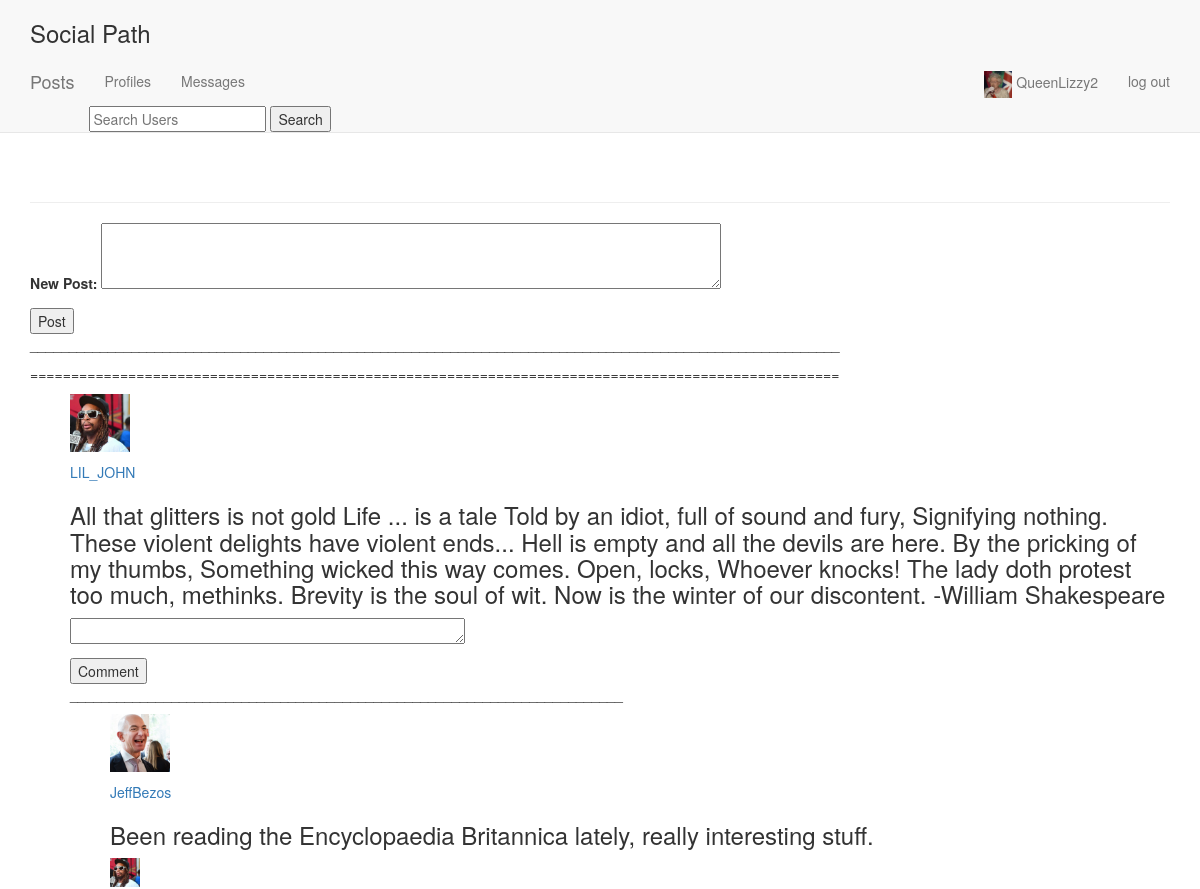
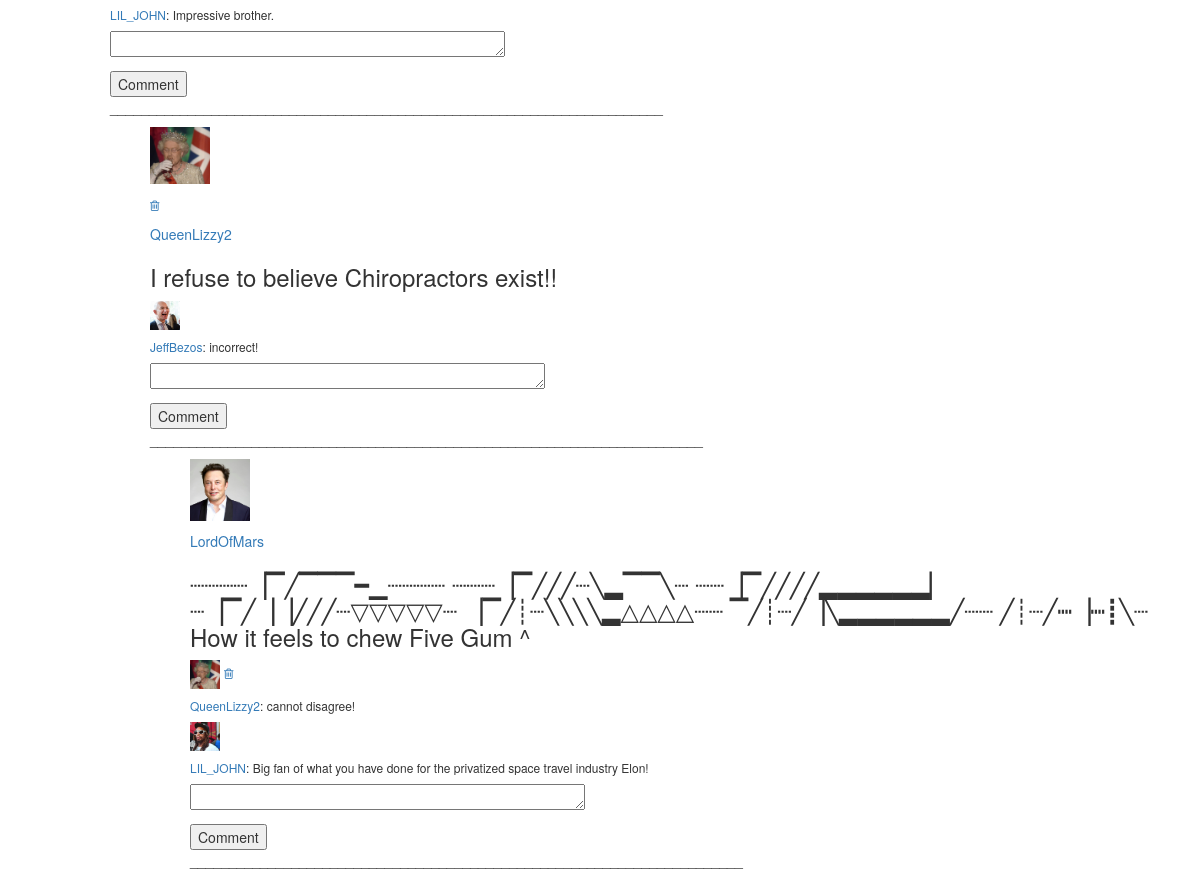
The page /users/disp_post/ (signed in) on the database its author committed (2 pictures, top to bottom).
### users/models.py (models this page shows, shortened)
class ProfilePhoto(models.Model):
    owner = models.OneToOneField(User, on_delete=models.CASCADE, primary_key=True)
    profile_image = models.ImageField(upload_to='images/')
    def get_photo_url(self):
        if self.profile_image and hasattr(self.profile_image, 'url'):
            return self.profile_image.url
        else:
            return "images/users.png"

class User_Post(models.Model):
    owner = models.ForeignKey(User, on_delete=models.CASCADE)
    post_text = models.TextField(max_length=200)
    date_added = models.DateTimeField(auto_now=False, auto_now_add=True)
    def __str__(self):
        return self.post_text

class Comment(models.Model):
    owner = models.ForeignKey(User, on_delete=models.CASCADE)
    post = models.ForeignKey(
    User_Post,
    on_delete=models.CASCADE,
    )
    text = models.TextField()
    date_added = models.DateTimeField(auto_now_add=True)
    class Meta:
        verbose_name_plural = 'comments'

### users/views.py (the view)
# urls.py: path('disp_post/', views.disp_post, name='disp_post'),
@login_required
def disp_post(request):
    form = Post_()
    com_form = CommentForm()
    posts_ = []
    posts = User_Post.objects.all().order_by('-date_added')
    for post in posts.order_by('-date_added'):
        p = {'profile_photo' : ProfilePhoto.objects.get(owner=post.owner.id), 'post' : post, 'comments' : Comment.objects.filter(post=post.id)}
        posts_.append(p)
    context = {'posts_' : posts_, 'form' : form, 'com_form' : com_form}
    return render(request, 'users/posts1.html', context)

### users/forms.py
class Post_(forms.ModelForm):
    post_text = forms.CharField(label='New Post:', max_length=500,
        widget=forms.Textarea(attrs={'rows':'3', 'cols': '80'}))
    class Meta:
        model = User_Post
        fields = ('post_text',)

class CommentForm(forms.ModelForm):
    text = forms.CharField(label='', max_length=500,
        widget=forms.Textarea(attrs={'rows':'1', 'cols': '50'}))
    class Meta:
        model = Comment
        fields = ['text']
        labels = {'text': ''}

### users/templates/users/posts1.html (shortened to what this page needs)
{% extends "learning_logs/base.html" %}
{% block content %}
  <link rel="stylesheet" href="https://cdnjs.cloudflare.com/ajax/libs/font-awesome/4.7.0/css/font-awesome.min.css">
  <p>
  <form action="{% url 'users:user_post' %}" method='POST'>
    {{ form.as_p }}
    <button type="submit">Post</button>
  </form>
  <p>________________________________________________________________________________________________________</p>
  <p>===================================================================================================</p>
  </p>
  {% for post in posts_ %}
    <ul>
    {% for key, value in post.items %}
     {% if key == 'profile_photo' %}
      <p><img src="{{ value.get_photo_url }}" width="60"></p>
     {% endif %}
     {% if key == 'post' %}
       {% if user == value.owner %}
         <p><a href="{% url 'users:delete_post' value.id %}"><i style="font-size:12px" class="fa">&#xf014;</i></a></p>
       {% endif %}
       <p><a href="{% url 'users:profile_user' value.owner.id %}">{{ value.owner }}</a></p>
       <h3>{{ value }}</h3>
     {% endif %}
     {% if key == 'comments' %}
       {% for val in value %}
         <img src="{{ val.owner.profile.profile_image.get_photo_url }}" width="30">
         {% if user == val.owner %}
           <a href="{% url 'users:delete_comment' val.id %}"><i style="font-size:12px" class="fa">&#xf014;</i></a>
         {% endif %}
         <a href="{% url 'users:profile_user' val.owner.id %}"> <h6> {{val.owner}}</a>: {{val.text}}</h6>
       {% endfor %}
     {% endif %}
     {% if key == 'comments' %}
       <p>
       <form action="{% url 'users:new_comment' post.post.id %}" method='POST'>
           {{ com_form.as_p }}
         <button name='submit'>Comment</button>
       </form>
       <p>_______________________________________________________________________</p>
       </p>
     {% endif %}
   {% endfor %}
  {% endfor %}
{% endblock content %}

### learning_logs/templates/learning_logs/base.html (shortened to what this page needs)
{% load bootstrap3 %}
<!DOCTYPE html>
<html lang="en">
  <head>
    {% bootstrap_css %}
  </head>
  <body>
    <nav class="navbar navbar-default navbar-static-top">
      <div class="container">
        <h3>Social Path</h3>
        <div class="navbar-header">
            <a class="navbar-brand" href="{% url 'users:disp_post' %}">
              Posts</a>
       </div>
       <div id="navbar" class="navbar-collapse collapse">
         <ul class="nav navbar-nav">
           <li><a href="{% url 'users:profiles_tm' %}">Profiles</a></li>
           <li><a href="{% url 'users:messages' %}"> Messages </a></li>
           <form style="text-align:center;" action="{% url 'users:search_results' %}" method="get">
             <input name="q" type="text" placeholder="Search Users">
             <button type="submit">Search</button>
           </form>
         </ul>
        <ul class ="nav navbar-nav navbar-right">
          {% if user.is_authenticated %}
            <li><a href="{% url 'users:profile_user' user.id %}"><img src="{{user.profile.profile_image.profile_image.url}}" width="28">&nbsp;{{user.username}}</a></li>
            <li><a href="{% url 'users:logout' %}">log out</a></li>
          {% else %}
            <li><a href="{% url 'users:register' %}">register</a></li>
            <li><a href="{% url 'users:login' %}">Log in</a></li>
          {% endif %}
          </ul>
        </div>
      </div>
    </nav>
  <div class="container">
    <div class="page-header">
    </div>
    <div>
      {% block content %}{% endblock content %}
    </div>
  </div>

### rows shown on the page
User_Post: owner "LIL_JOHN", post_text "All that glitters is not gold Life ... is a tale Told by an idiot, full of sound and fury, Signifying nothing. These violent delights have violent ends... Hell is empty and all the devils are here. By the pricking of my thumbs, Something wicked this way comes. Open, locks, Whoever knocks! The lady doth protest too much, methinks. Brevity is the soul of wit. Now is the winter of our discontent. -William Shakespeare"
User_Post: owner "JeffBezos", post_text "Been reading the Encyclopaedia Britannica lately, really interesting stuff."
Comment: owner "LIL_JOHN", text "Impressive brother."
User_Post: owner "QueenLizzy2", post_text "I refuse to believe Chiropractors exist!!"
Comment: shows a picture, owner "JeffBezos", text "incorrect!"
User_Post: owner "LordOfMars", post_text "┈┈┈┈▕▔╱▔▔▔━▁┈┈┈┈ ┈┈┈▕▔╱╱╱┈╲▂▔▔╲┈ ┈┈▕▔╱╱╱╱▂▂▂▂▂▂▏ ┈▕▔╱▕▕╱╱╱┈▽▽▽▽▽┈ ▕▔╱┊┈╲╲╲╲▂△△△△┈┈ ▔╱┊┈╱▕╲▂▂▂▂▂▂╱┈┈ ╱┊┈╱┉▕┉┋╲┈ How it feels to chew Five Gum ^"
Comment: shows a picture, owner "QueenLizzy2", text "cannot disagree!"
Comment: owner "LIL_JOHN", text "Big fan of what you have done for the privatized space travel industry Elon!"

### other values the page prints
{{ user.username }} "QueenLizzy2"
